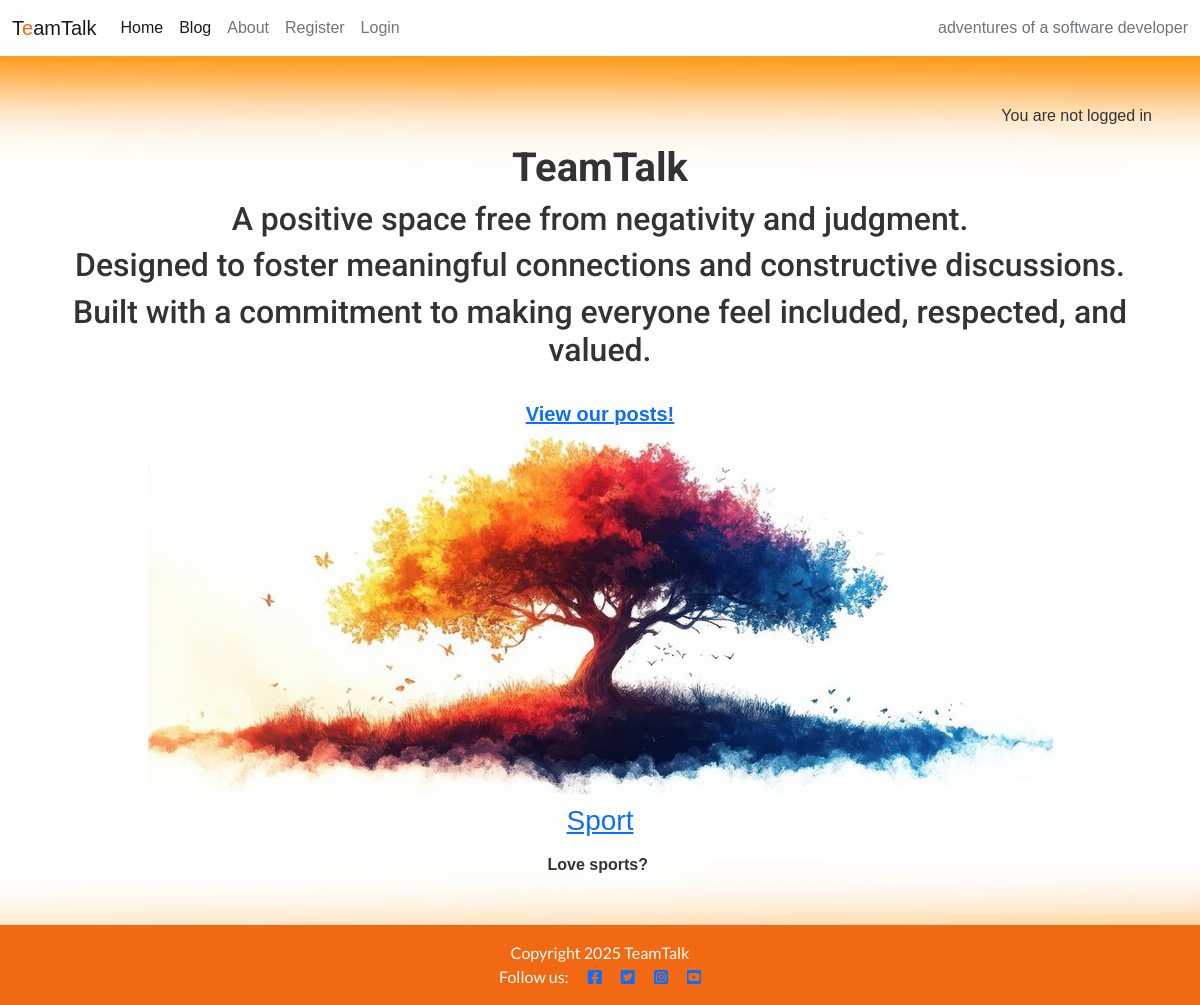
/, run on an earlier commit of the app's database.
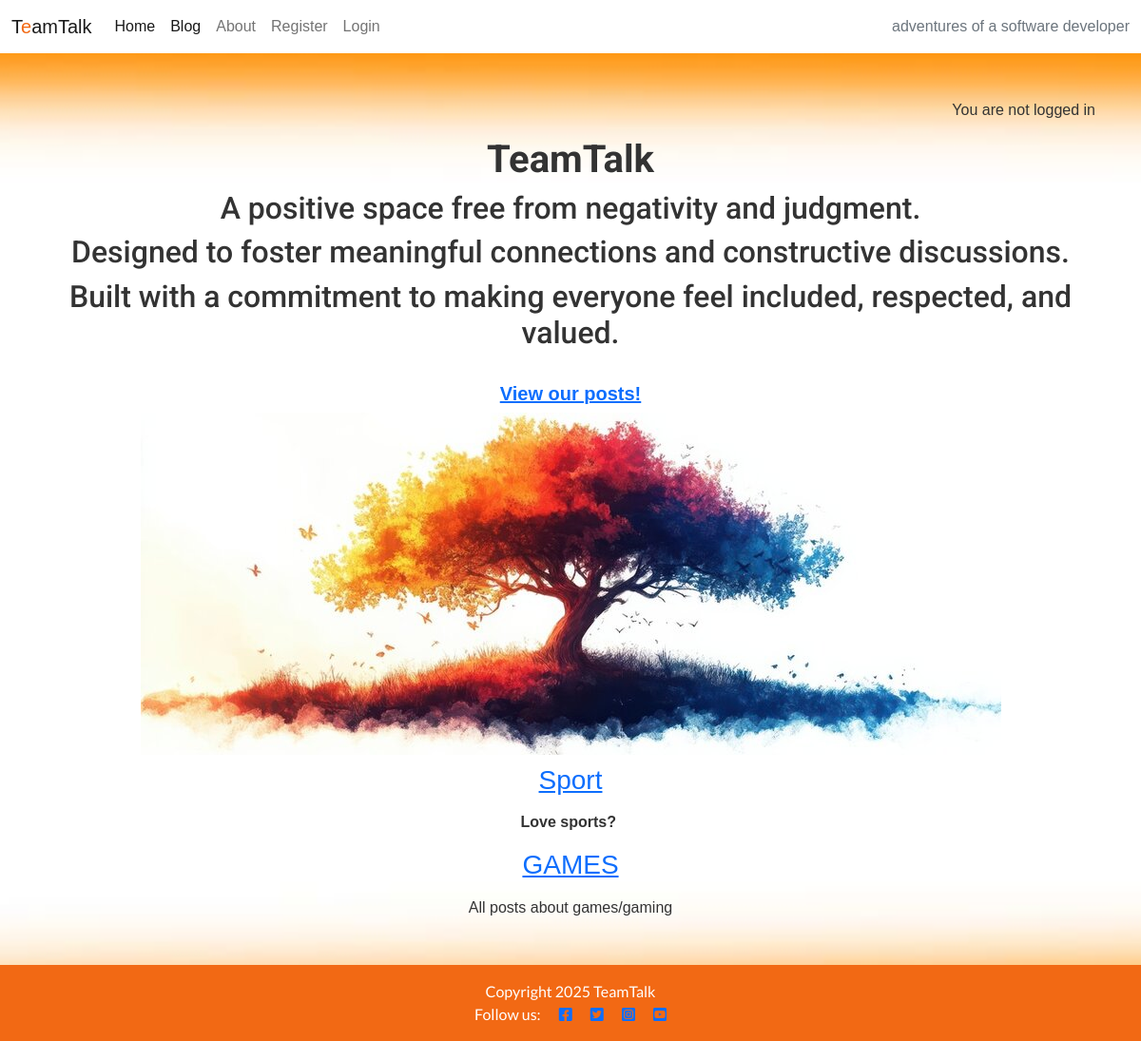
And on a later commit of the database.
### blog/models.py (models this page shows, shortened)
class Category(models.Model):
    name = models.CharField(max_length=100, unique=True)
    description = models.TextField(blank=True, null=True)

### frontend/views.py (the view)
# urls.py: path('', views.category_list, name='home'),
def category_list(request):
    categories = Category.objects.all()
    context = {
        'categories': categories,
    }
    return render(request, 'frontend/index.html', context)

### frontend/templates/frontend/index.html
{% extends 'base.html' %}
{% load static %}
{%block content%}
<h1><strong>TeamTalk</strong></h1>
<h2>A positive space free from negativity and judgment.</h2>
<h2>Designed to foster meaningful connections and constructive discussions.</h2>
<h2>Built with a commitment to making everyone feel included, respected, and valued.</h2>
<br>
<h5><strong><a href="https://8000-yazdantaher-djangoblogw-zcxhutlg9rc.ws.codeinstitute-ide.net/blog/">View our
            posts!</a></strong></h5>
<img src="static/images/imggg.jpg" alt="TeamTalk Image" style="max-width: 100%; height: auto; margin-bottom: 10px;">
{% for category in categories %}
<a href="{% url 'posts_by_category' category.id %}">
    <h3 class="card-title">{{ category.name }}</h3>
</a>
<p class="card-text">{{ category.description | safe }}</p>
{% endfor %}
{%endblock%}

What changed in the data, as far as the page shows it:
added Category: name "GAMES", description "All posts about games/gaming"
